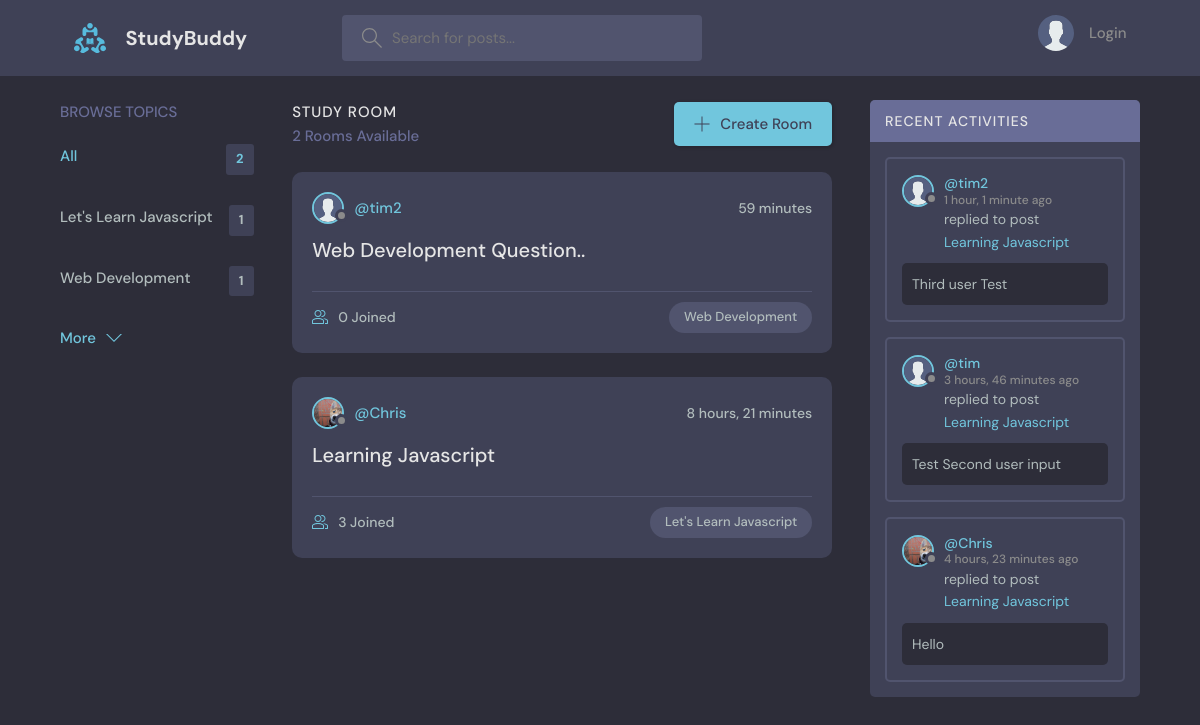
The page / on the database its author committed.
### Base/models.py (models this page shows, shortened)
class Topic(models.Model):
    name = models.CharField(max_length=200)

class Room(models.Model):
    host = models.ForeignKey(User, on_delete=models.SET_NULL, null=True)
    topic = models.ForeignKey(Topic, on_delete=models.SET_NULL, null=True)
    name = models.CharField(max_length=200)
    description = models.TextField(null=True, blank=True)
    participants = models.ManyToManyField(User, related_name='participants', blank=True)
    updated = models.DateTimeField(auto_now=True)
    created = models.DateTimeField(auto_now_add=True)
    class Meta:
        ordering = ['-updated', '-created']
    def __str__(self):
        return self.name

class User(AbstractUser):
    name = models.CharField(max_length=200, null=True)
    email = models.EmailField(null=True, unique=True)
    bio = models.TextField(null=True)
    avatar = models.ImageField(null=True, default="avatar.svg")
    USERNNAME_FIELD = 'email'
    REQUIRED_FIELDS = []

class Messages(models.Model):
    user = models.ForeignKey(User, on_delete=models.CASCADE)
    room = models.ForeignKey(Room, on_delete=models.CASCADE)
    body = models.TextField()
    updated = models.DateTimeField(auto_now=True)
    created = models.DateTimeField(auto_now_add=True)
    class Meta:
        ordering = ['-updated', '-created']

### Base/views.py (the view)
# urls.py: path('', views.home, name="home"),
def home(request):
    q = request.GET.get('q') if request.GET.get('q') != None else ''
    rooms = Room.objects.filter(
        Q(topic__name__icontains=q) |
        Q(name__icontains=q) |
        Q(description__icontains=q)
    )
    topics = Topic.objects.all()[0:5]
    room_count = rooms.count()
    room_messages = Messages.objects.filter(Q(room__topic__name__icontains=q))
    context = {'rooms': rooms, 'topics': topics, 'room_count': room_count, 'room_messages': room_messages}
    return render(request, 'base/home.html', context)

### Base/templates/base/home.html (shortened to what this page needs)
{% extends 'main.html' %}
{% block content %}
        {% include 'base/topics_component.html' %}
        <div class="roomList">
          <div class="roomList__header">
            <div>
              <h2>Study Room</h2>
              <p>{{room_count}} Rooms Available</p>
            </div>
            <a class="btn btn--main" href="{% url 'create-room' %}">
              <svg version="1.1" xmlns="http://www.w3.org/2000/svg" width="32" height="32" viewBox="0 0 32 32">
                <title>add</title>
                <path
                  d="M16.943 0.943h-1.885v14.115h-14.115v1.885h14.115v14.115h1.885v-14.115h14.115v-1.885h-14.115v-14.115z"
                ></path>
              </svg>
              Create Room
            </a>
          </div>
          {% include 'base/feed_component.html' %}
        </div>
        {% include 'base/activity_component.html' %}
    {% endblock content %}

### Base/templates/base/topics_component.html
<div class="topics">
    <div class="topics__header">
      <h2>Browse Topics</h2>
    </div>
    <ul class="topics__list">
      <li>
        <a href="{% url 'home' %}" class="active">All <span>{{topics.count}}</span></a>
      </li>
      {% for topic in topics %}
      <li>
        <a href="{% url 'home' %}?q={{topic.name}}">{{topic.name}} <span>{{topic.room_set.all.count}}</span></a>
      </li>
      {% endfor %}
    </ul>
    <a class="btn btn--link" href="{% url 'topics' %}">
      More
      <svg version="1.1" xmlns="http://www.w3.org/2000/svg" width="32" height="32" viewBox="0 0 32 32">
        <title>chevron-down</title>
        <path d="M16 21l-13-13h-3l16 16 16-16h-3l-13 13z"></path>
      </svg>
    </a>
  </div>

### Base/templates/base/feed_component.html (shortened to what this page needs)
{% for room in rooms %}
<div class="roomListRoom">
    <div class="roomListRoom__header">
      <a href="{% url 'user-profile' room.host.id %}" class="roomListRoom__author">
        <div class="avatar avatar--small">
          <img src="{{room.host.avatar.url}}" />
        </div>
        <span>@{{room.host.username}}</span>
      </a>
      <div class="roomListRoom__actions">
        <span>{{room.created|timesince}}</span>
      </div>
    </div>
    <div class="roomListRoom__content">
      <a href="{% url 'room' room.id %}">{{room.name}}</a>
    </div>
    <div class="roomListRoom__meta">
      <a href="{% url 'room' room.id %}" class="roomListRoom__joined">
        {{room.participants.all.count}} Joined
      </a>
      <p class="roomListRoom__topic">{{room.topic.name}}</p>
    </div>
  </div>
{% endfor %}

### Base/templates/base/activity_component.html (shortened to what this page needs)
<div class="activities">
    <div class="activities__header">
      <h2>Recent Activities</h2>
    </div>
    {% for message in room_messages%}
    <div class="activities__box">
      <div class="activities__boxHeader roomListRoom__header">
        <a href="{% url 'user-profile' message.user.id %}" class="roomListRoom__author">
          <div class="avatar avatar--small">
            <img src="{{message.user.avatar.url}}" />
          </div>
          <p>
            @{{message.user}}
            <span>{{message.created|timesince}} ago</span>
          </p>
        </a>
      </div>
      <div class="activities__boxContent">
        <p>replied to post <a href="{% url 'room' message.room.id %}">{{message.room}}</a></p>
        <div class="activities__boxRoomContent">
            {{message.body}}
        </div>
      </div>
    </div>
    {% endfor %}
  </div>

### rows shown on the page
Topic: name "Let's Learn Javascript", room_set.all.count "1"
Topic: name "Web Development", room_set.all.count "1"
Room: host.avatar (placeholder picture), host.username "tim2", created "59 minutes", name "Web Development Question..", participants.all.count "0", topic.name "Web Development"
Room: host.avatar (picture), host.username "Chris", created "8 hours, 21 minutes", name "Learning Javascript", participants.all.count "3", topic.name "Let's Learn Javascript"
Messages: user.avatar (placeholder picture), user "tim2", created "1 hour, 1 minute", room "Learning Javascript", body "Third user Test"
Messages: user.avatar (placeholder picture), user "tim", created "3 hours, 46 minutes", room "Learning Javascript", body "Test Second user input"
Messages: user.avatar (picture), user "Chris", created "4 hours, 23 minutes", room "Learning Javascript", body "Hello"

### other values the page prints
{{ topics.count }} "2"
{{ room_count }} "2"
